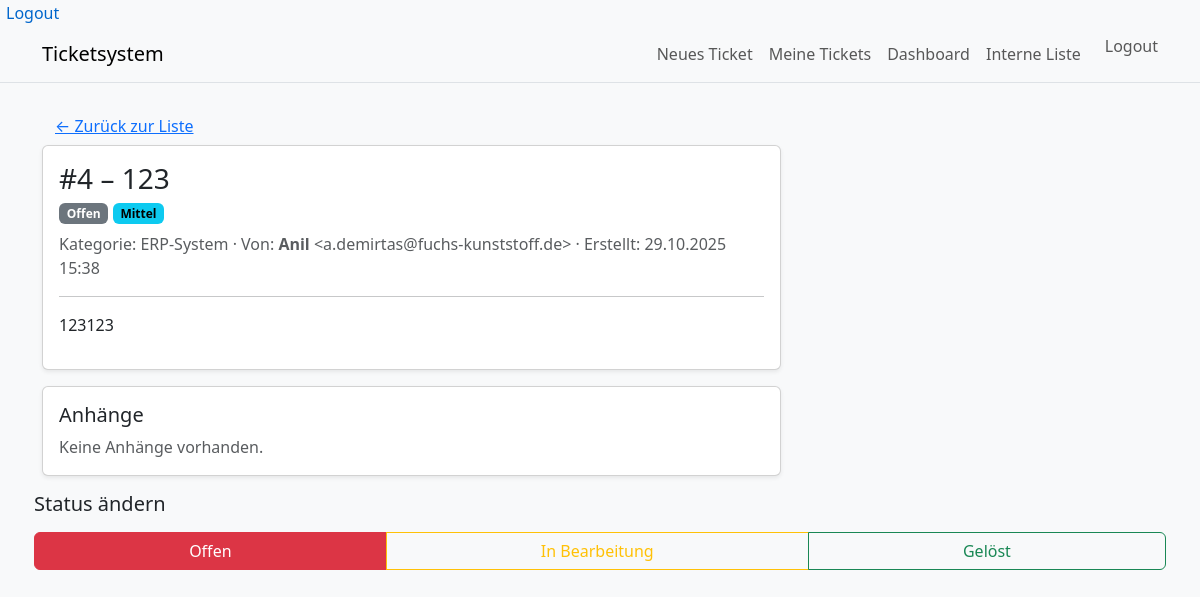
/intern/tickets/4/ (signed in), run on an earlier commit of the app's database.
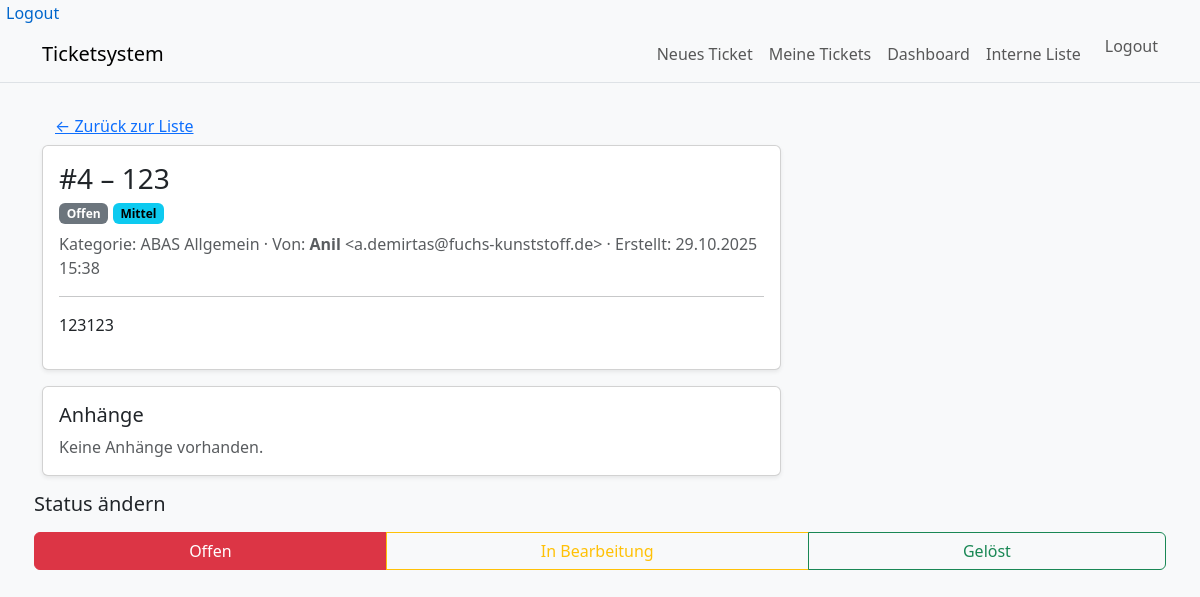
And on a later commit of the database.
### tickets/models.py (models this page shows, shortened)
class Ticket(models.Model):
    class Priority(models.TextChoices):
        LOW = "low", "Niedrig"
        MEDIUM = "medium", "Mittel"
        HIGH = "high", "Hoch"
        CRITICAL = "critical", "Kritisch"
    class Status(models.TextChoices):
        OPEN = "open", "Offen"
        IN_PROGRESS = "in_progress", "In Bearbeitung"
        RESOLVED = "resolved", "Gelöst"
    reporter = models.ForeignKey(
        settings.AUTH_USER_MODEL,
        on_delete=models.SET_NULL,
        null=True, blank=True,
        related_name="reported_tickets",
        verbose_name="Gemeldet von"
    )
    assigned_to = models.ForeignKey(
        settings.AUTH_USER_MODEL,
        on_delete=models.SET_NULL,
        null=True, blank=True,
        related_name="assigned_tickets",
        verbose_name="Zugewiesen an"
    )
    name = models.CharField("Ihr Name", max_length=120, validators=[MinLengthValidator(2)])
    email = models.EmailField("Ihre E-Mail", validators=[validate_email])
    title = models.CharField("Titel", max_length=200)
    description = models.TextField("Beschreibung")
    category = models.ForeignKey(Category, null=True, blank=True, on_delete=models.SET_NULL, verbose_name="Kategorie")
    priority = models.CharField("Priorität", max_length=10, choices=Priority.choices, default=Priority.MEDIUM)
    status = models.CharField("Status", max_length=20, choices=Status.choices, default=Status.OPEN)
    created_at = models.DateTimeField("Erstellt am", default=timezone.now, editable=False)
    updated_at = models.DateTimeField("Aktualisiert am", auto_now=True)
    class Meta:
        verbose_name = "Ticket"
        verbose_name_plural = "Tickets"
        ordering = ["-updated_at"]

class Category(models.Model):
    name = models.CharField(max_length=80, unique=True)
    class Meta:
        verbose_name = "Kategorie"
        verbose_name_plural = "Kategorien"
        ordering = ["name"]
    def __str__(self) -> str:
        return self.name

### tickets/views.py (the view, shortened to what this page needs)
# urls.py: path("intern/tickets/<int:pk>/", internal_ticket_detail, name="intern_ticket_detail"),
@staff_member_required
def internal_ticket_detail(request, pk):
    t = get_object_or_404(Ticket, pk=pk)
    return render(request, "tickets/intern_detail.html", {"ticket": t})

### templates/tickets/intern_detail.html (shortened to what this page needs)
{% extends "base.html" %}
{% block content %}
<a href="{% url 'intern_ticket_list' %}" class="btn btn-link">&larr; Zurück zur Liste</a>
<div class="row g-3">
  <div class="col-lg-8">
    <div class="card shadow-sm">
      <div class="card-body">
        <h3 class="card-title mb-1">#{{ ticket.id }} – {{ ticket.title }}</h3>
        <div class="mb-2">
          <span class="badge text-bg-secondary">{{ ticket.get_status_display }}</span>
          <span class="badge {% if ticket.priority == 'critical' %}text-bg-danger{% elif ticket.priority == 'high' %}text-bg-warning{% elif ticket.priority == 'medium' %}text-bg-info{% else %}text-bg-secondary{% endif %}">
            {{ ticket.get_priority_display }}
          </span>
        </div>
        <p class="text-muted mb-2">
          Kategorie: {{ ticket.category|default:"-" }} ·
          Von: <strong>{{ ticket.name }}</strong> &lt;{{ ticket.email }}&gt; ·
          Erstellt: {{ ticket.created_at|date:"d.m.Y H:i" }}
        </p>
        <hr>
        <p>{{ ticket.description|linebreaks }}</p>
      </div>
    </div>
    <div class="card shadow-sm mt-3">
      <div class="card-body">
        <h5 class="card-title">Anhänge</h5>
        {% if ticket.attachments.all %}
          <ul class="list-group">
            {% for a in ticket.attachments.all %}
              <li class="list-group-item d-flex justify-content-between align-items-center">
                <div>
                  <a href="{{ a.file.url }}" target="_blank">{{ a.original_name }}</a>
                  <div class="small text-muted">Hochgeladen am {{ a.uploaded_at|date:"d.m.Y H:i" }} von {{ a.uploaded_by_name|default:"-" }}</div>
                </div>
                <span class="text-muted">{{ a.file.size|filesizeformat }}</span>
              </li>
            {% endfor %}
          </ul>
        {% else %}
          <p class="text-muted mb-0">Keine Anhänge vorhanden.</p>
        {% endif %}
      </div>
    </div>
  </div>
<div class="card-body">
  <h5 class="card-title mb-3">Status ändern</h5>
  <form method="post">
    <div class="btn-group w-100" role="group">
      <button name="status" value="open"
              class="btn {% if ticket.status == 'open' %}btn-danger{% else %}btn-outline-danger{% endif %}">
        Offen
      </button>
      <button name="status" value="in_progress"
              class="btn {% if ticket.status == 'in_progress' %}btn-warning{% else %}btn-outline-warning{% endif %}">
        In Bearbeitung
      </button>
      <button name="status" value="resolved"
              class="btn {% if ticket.status == 'resolved' %}btn-success{% else %}btn-outline-success{% endif %}">
        Gelöst
      </button>
    </div>
  </form>
</div>
{% endblock %}

What changed in the data, as far as the page shows it:
changed through a linked row, Ticket "Anil": category "ERP-System" → "ABAS Allgemein"
